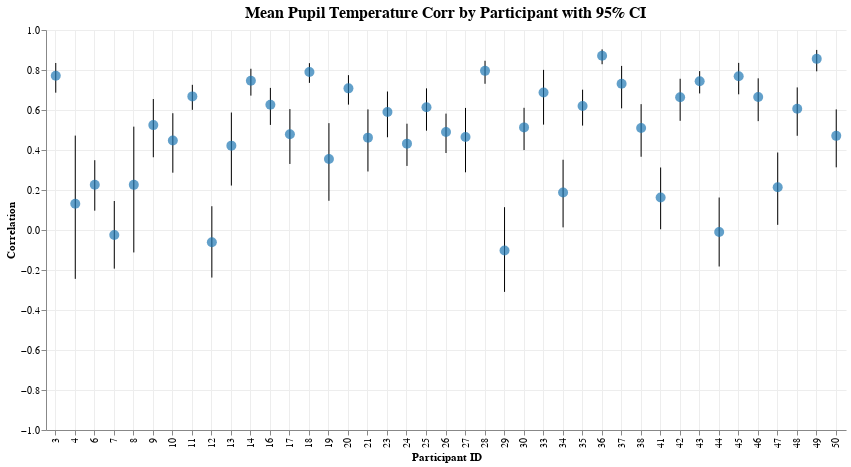

Notebook code for this chart:
### Markdown cell above
## Pupil / Temperature

### Code cell
col1, col2 = "pupil", "temperature"

corr_by_trial = calculate_correlations_by_trial(df, col1, col2)
corr_by_participant = aggregate_correlations_fisher_z(
    corr_by_trial, f"{col1}_{col2}_corr", "participant_id", include_ci=True
)
# plot_correlations_by_trial(corr_by_trial, f"{col1}_{col2}_corr")
plot_correlations_by_participant(corr_by_participant, f"{col1}_{col2}_corr")

### Figure 1 — Vega-Lite specification as saved in the notebook (floating-point values rounded to 4 significant figures)
{"config": {"view": {"continuousWidth": 300, "continuousHeight": 300, "strokeWidth": 0}, "axis": {"grid": true, "gridColor": "#ededed"}, "title": {"fontSize": 16, "anchor": "middle"}}, "layer": [{"mark": {"type": "rule"}, "encoding": {"x": {"axis": {"title": "Participant ID"}, "field": "participant_id", "type": "ordinal"}, "y": {"axis": {"title": "Correlation"}, "field": "participant_id_pupil_temperature_corr_ci_lower", "scale": {"domain": [-1, 1]}, "type": "quantitative"}, "y2": {"field": "participant_id_pupil_temperature_corr_ci_upper"}}}, {"mark": {"type": "circle", "color": "#1f77b4", "size": 100}, "encoding": {"tooltip": [{"field": "participant_id", "title": "Participant", "type": "nominal"}, {"field": "participant_id_pupil_temperature_corr_mean", "format": ".3f", "title": "Mean Correlation", "type": "quantitative"}, {"field": "participant_id_pupil_temperature_corr_ci_lower", "format": ".3f", "title": "CI Lower", "type": "quantitative"}, {"field": "participant_id_pupil_temperature_corr_ci_upper", "format": ".3f", "title": "CI Upper", "type": "quantitative"}], "x": {"axis": {"title": "Participant ID"}, "field": "participant_id", "type": "ordinal"}, "y": {"field": "participant_id_pupil_temperature_corr_mean", "type": "quantitative"}}}], "data": {"name": "data-b9b44ab2d0b86063d511d53ea4bcadbd"}, "height": 400, "title": "Mean Pupil Temperature Corr by Participant with 95% CI", "width": 800, "$schema": "https://vega.github.io/schema/vega-lite/v5.20.1.json", "datasets": {"data-b9b44ab2d0b86063d511d53ea4bcadbd": [{"participant_id": 3, "participant_id_pupil_temperature_corr_mean": 0.7711, "participant_id_pupil_temperature_corr_ci_lower": 0.6866, "participant_id_pupil_temperature_corr_ci_upper": 0.835}, {"participant_id": 4, "participant_id_pupil_temperature_corr_mean": 0.1309, "participant_id_pupil_temperature_corr_ci_lower": -0.2443, "participant_id_pupil_temperature_corr_ci_upper": 0.472}, {"participant_id": 6, "participant_id_pupil_temperature_corr_mean": 0.2266, "participant_id_pupil_temperature_corr_ci_lower": 0.09658, "participant_id_pupil_temperature_corr_ci_upper": 0.349}, {"participant_id": 7, "participant_id_pupil_temperature_corr_mean": -0.02487, "participant_id_pupil_temperature_corr_ci_lower": -0.1933, "participant_id_pupil_temperature_corr_ci_upper": 0.1449}, {"participant_id": 8, "participant_id_pupil_temperature_corr_mean": 0.2257, "participant_id_pupil_temperature_corr_ci_lower": -0.1122, "participant_id_pupil_temperature_corr_ci_upper": 0.5168}, {"participant_id": 9, "participant_id_pupil_temperature_corr_mean": 0.5245, "participant_id_pupil_temperature_corr_ci_lower": 0.3637, "participant_id_pupil_temperature_corr_ci_upper": 0.6549}, {"participant_id": 10, "participant_id_pupil_temperature_corr_mean": 0.4475, "participant_id_pupil_temperature_corr_ci_lower": 0.2865, "participant_id_pupil_temperature_corr_ci_upper": 0.5839}, {"participant_id": 11, "participant_id_pupil_temperature_corr_mean": 0.668, "participant_id_pupil_temperature_corr_ci_lower": 0.6008, "participant_id_pupil_temperature_corr_ci_upper": 0.7259}, {"participant_id": 12, "participant_id_pupil_temperature_corr_mean": -0.06146, "participant_id_pupil_temperature_corr_ci_lower": -0.2379, "participant_id_pupil_temperature_corr_ci_upper": 0.1189}, {"participant_id": 13, "participant_id_pupil_temperature_corr_mean": 0.4218, "participant_id_pupil_temperature_corr_ci_lower": 0.2222, "participant_id_pupil_temperature_corr_ci_upper": 0.5874}, {"participant_id": 14, "participant_id_pupil_temperature_corr_mean": 0.7465, "participant_id_pupil_temperature_corr_ci_lower": 0.6719, "participant_id_pupil_temperature_corr_ci_upper": 0.8062}, {"participant_id": 16, "participant_id_pupil_temperature_corr_mean": 0.6267, "participant_id_pupil_temperature_corr_ci_lower": 0.5253, "participant_id_pupil_temperature_corr_ci_upper": 0.7105}, {"participant_id": 17, "participant_id_pupil_temperature_corr_mean": 0.479, "participant_id_pupil_temperature_corr_ci_lower": 0.3302, "participant_id_pupil_temperature_corr_ci_upper": 0.6046}, {"participant_id": 18, "participant_id_pupil_temperature_corr_mean": 0.79, "participant_id_pupil_temperature_corr_ci_lower": 0.7356, "participant_id_pupil_temperature_corr_ci_upper": 0.8343}, {"participant_id": 19, "participant_id_pupil_temperature_corr_mean": 0.3554, "participant_id_pupil_temperature_corr_ci_lower": 0.1461, "participant_id_pupil_temperature_corr_ci_upper": 0.5343}, {"participant_id": 20, "participant_id_pupil_temperature_corr_mean": 0.7082, "participant_id_pupil_temperature_corr_ci_lower": 0.6269, "participant_id_pupil_temperature_corr_ci_upper": 0.7742}, {"participant_id": 21, "participant_id_pupil_temperature_corr_mean": 0.4618, "participant_id_pupil_temperature_corr_ci_lower": 0.2925, "participant_id_pupil_temperature_corr_ci_upper": 0.603}, {"participant_id": 23, "participant_id_pupil_temperature_corr_mean": 0.5898, "participant_id_pupil_temperature_corr_ci_lower": 0.4637, "participant_id_pupil_temperature_corr_ci_upper": 0.6925}, {"participant_id": 24, "participant_id_pupil_temperature_corr_mean": 0.4318, "participant_id_pupil_temperature_corr_ci_lower": 0.3204, "participant_id_pupil_temperature_corr_ci_upper": 0.5315}, {"participant_id": 25, "participant_id_pupil_temperature_corr_mean": 0.6133, "participant_id_pupil_temperature_corr_ci_lower": 0.4966, "participant_id_pupil_temperature_corr_ci_upper": 0.7083}, {"participant_id": 26, "participant_id_pupil_temperature_corr_mean": 0.4896, "participant_id_pupil_temperature_corr_ci_lower": 0.3849, "participant_id_pupil_temperature_corr_ci_upper": 0.5819}, {"participant_id": 27, "participant_id_pupil_temperature_corr_mean": 0.4647, "participant_id_pupil_temperature_corr_ci_lower": 0.2885, "participant_id_pupil_temperature_corr_ci_upper": 0.6104}, {"participant_id": 28, "participant_id_pupil_temperature_corr_mean": 0.7957, "participant_id_pupil_temperature_corr_ci_lower": 0.731, "participant_id_pupil_temperature_corr_ci_upper": 0.8461}, {"participant_id": 29, "participant_id_pupil_temperature_corr_mean": -0.1023, "participant_id_pupil_temperature_corr_ci_lower": -0.3094, "participant_id_pupil_temperature_corr_ci_upper": 0.1141}, {"participant_id": 30, "participant_id_pupil_temperature_corr_mean": 0.513, "participant_id_pupil_temperature_corr_ci_lower": 0.3997, "participant_id_pupil_temperature_corr_ci_upper": 0.611}, {"participant_id": 33, "participant_id_pupil_temperature_corr_mean": 0.6875, "participant_id_pupil_temperature_corr_ci_lower": 0.5268, "participant_id_pupil_temperature_corr_ci_upper": 0.8007}, {"participant_id": 34, "participant_id_pupil_temperature_corr_mean": 0.1878, "participant_id_pupil_temperature_corr_ci_lower": 0.01315, "participant_id_pupil_temperature_corr_ci_upper": 0.3513}, {"participant_id": 35, "participant_id_pupil_temperature_corr_mean": 0.6198, "participant_id_pupil_temperature_corr_ci_lower": 0.522, "participant_id_pupil_temperature_corr_ci_upper": 0.7015}, {"participant_id": 36, "participant_id_pupil_temperature_corr_mean": 0.8709, "participant_id_pupil_temperature_corr_ci_lower": 0.8289, "participant_id_pupil_temperature_corr_ci_upper": 0.9031}, {"participant_id": 37, "participant_id_pupil_temperature_corr_mean": 0.7315, "participant_id_pupil_temperature_corr_ci_lower": 0.6082, "participant_id_pupil_temperature_corr_ci_upper": 0.8204}, {"participant_id": 38, "participant_id_pupil_temperature_corr_mean": 0.5096, "participant_id_pupil_temperature_corr_ci_lower": 0.3662, "participant_id_pupil_temperature_corr_ci_upper": 0.6293}, {"participant_id": 41, "participant_id_pupil_temperature_corr_mean": 0.1621, "participant_id_pupil_temperature_corr_ci_lower": 0.003746, "participant_id_pupil_temperature_corr_ci_upper": 0.3125}, {"participant_id": 42, "participant_id_pupil_temperature_corr_mean": 0.664, "participant_id_pupil_temperature_corr_ci_lower": 0.5458, "participant_id_pupil_temperature_corr_ci_upper": 0.7562}, {"participant_id": 43, "participant_id_pupil_temperature_corr_mean": 0.7438, "participant_id_pupil_temperature_corr_ci_lower": 0.6828, "participant_id_pupil_temperature_corr_ci_upper": 0.7945}, {"participant_id": 44, "participant_id_pupil_temperature_corr_mean": -0.01034, "participant_id_pupil_temperature_corr_ci_lower": -0.1825, "participant_id_pupil_temperature_corr_ci_upper": 0.1624}, {"participant_id": 45, "participant_id_pupil_temperature_corr_mean": 0.7684, "participant_id_pupil_temperature_corr_ci_lower": 0.6784, "participant_id_pupil_temperature_corr_ci_upper": 0.8356}, {"participant_id": 46, "participant_id_pupil_temperature_corr_mean": 0.6647, "participant_id_pupil_temperature_corr_ci_lower": 0.5443, "participant_id_pupil_temperature_corr_ci_upper": 0.7583}, {"participant_id": 47, "participant_id_pupil_temperature_corr_mean": 0.2139, "participant_id_pupil_temperature_corr_ci_lower": 0.02575, "participant_id_pupil_temperature_corr_ci_upper": 0.3875}, {"participant_id": 48, "participant_id_pupil_temperature_corr_mean": 0.6058, "participant_id_pupil_temperature_corr_ci_lower": 0.471, "participant_id_pupil_temperature_corr_ci_upper": 0.713}, {"participant_id": 49, "participant_id_pupil_temperature_corr_mean": 0.8557, "participant_id_pupil_temperature_corr_ci_lower": 0.7934, "participant_id_pupil_temperature_corr_ci_upper": 0.9003}, {"participant_id": 50, "participant_id_pupil_temperature_corr_mean": 0.4708, "participant_id_pupil_temperature_corr_ci_lower": 0.3133, "participant_id_pupil_temperature_corr_ci_upper": 0.603}]}}
